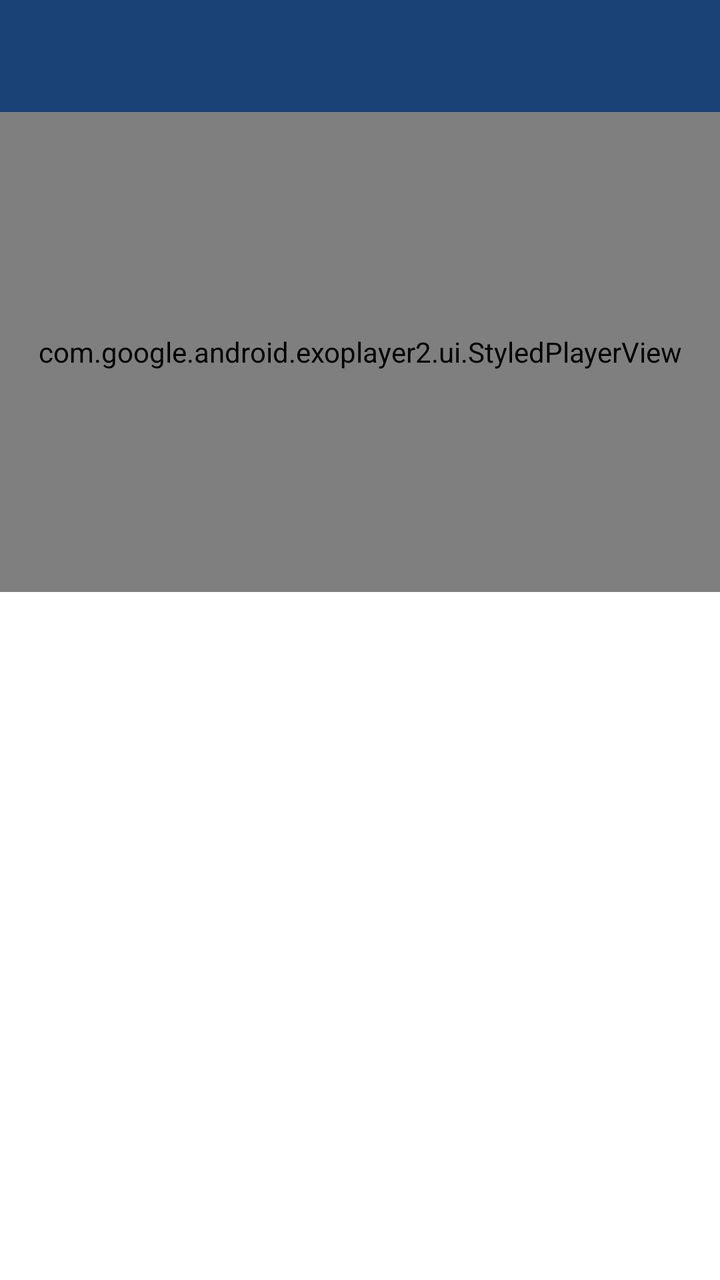
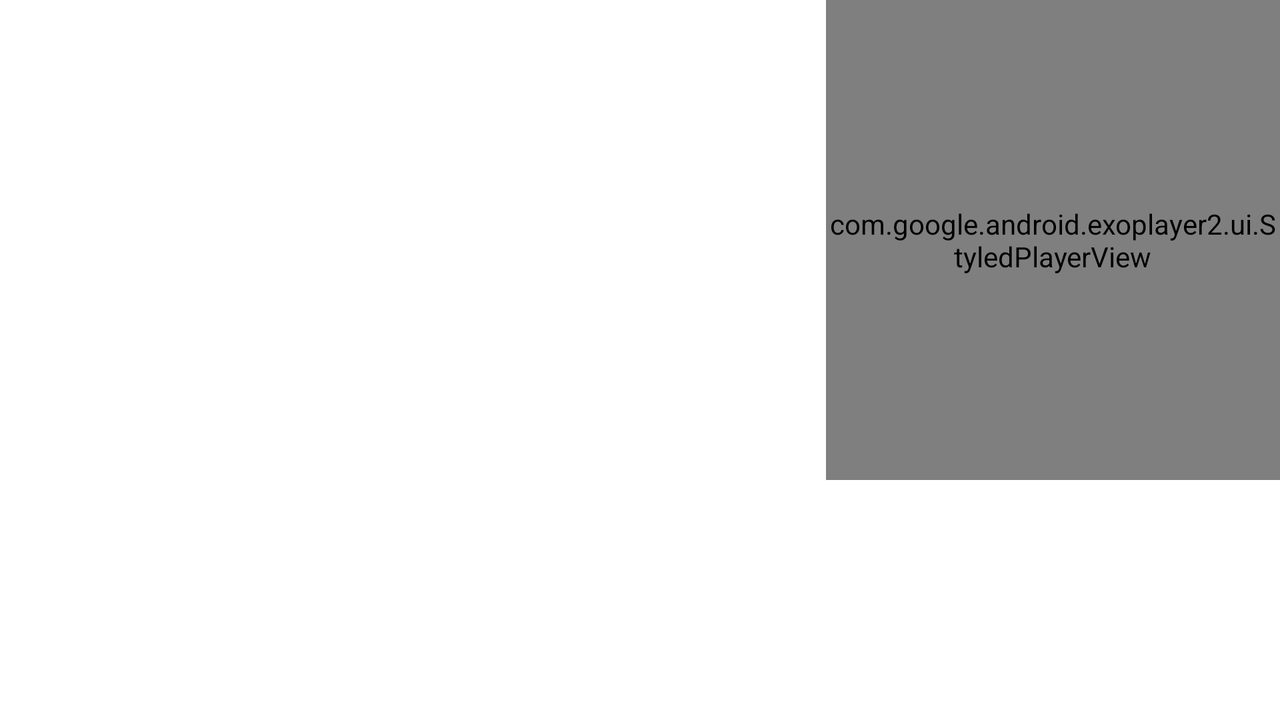

The same Android screen from two of the app's own layout files: first res/layout/ as a phone draws it, then the author's variant for another configuration, drawn on a device whose configuration selects that folder. Both files follow.
<!-- AndroidManifest.xml: application theme Theme.nidocaiptv -->
<!-- res/layout/activity_main.xml -->
<?xml version="1.0" encoding="utf-8"?>
<LinearLayout xmlns:android="http://schemas.android.com/apk/res/android"
    xmlns:app="http://schemas.android.com/apk/res-auto"
    xmlns:tools="http://schemas.android.com/tools"
    android:layout_width="match_parent"
    android:layout_height="match_parent"
    android:orientation="vertical"
    tools:context=".MainActivity">

    <com.google.android.material.appbar.AppBarLayout
        android:layout_width="match_parent"
        android:layout_height="wrap_content"
        android:theme="@style/Theme.Nidocaiptv.AppBarOverlay">

        <androidx.appcompat.widget.Toolbar
            android:id="@+id/toolbar"
            android:layout_width="match_parent"
            android:layout_height="?attr/actionBarSize"
            android:background="?attr/colorPrimary"
            app:popupTheme="@style/Theme.Nidocaiptv.PopupOverlay" />

    </com.google.android.material.appbar.AppBarLayout>

    <LinearLayout
        android:layout_width="match_parent"
        android:layout_height="match_parent"
        android:orientation="vertical">

        <com.google.android.exoplayer2.ui.StyledPlayerView
            android:id="@+id/player_view"
            android:layout_width="match_parent"
            android:layout_height="240dp"
            android:background="@color/black"
            app:show_buffering="when_playing"
            app:show_shuffle_button="true" />

        <ListView
            android:id="@android:id/list"
            android:layout_width="413dp"
            android:layout_height="402dp" />

    </LinearLayout>

</LinearLayout>
<!-- resources referenced by this layout -->
<resources>
  <color name="black">#FF000000</color>
  <style name="Theme.Nidocaiptv.AppBarOverlay" parent="ThemeOverlay.AppCompat.Dark.ActionBar" />
  <style name="Theme.Nidocaiptv.PopupOverlay" parent="ThemeOverlay.AppCompat.Light" />
  <style name="Theme.nidocaiptv" parent="Theme.MaterialComponents.DayNight.NoActionBar">
          
          <item name="colorPrimary">@color/primary_500</item>
          <item name="colorPrimaryVariant">@color/primary_700</item>
          <item name="colorOnPrimary">@color/white</item>
          
          <item name="colorSecondary">@color/secondary_200</item>
          <item name="colorSecondaryVariant">@color/secondary_700</item>
          <item name="colorOnSecondary">@color/black</item>
          
          <item name="android:statusBarColor">?attr/colorPrimaryVariant</item>
          <item name="android:windowFullscreen">true</item>
      </style>
  <color name="primary_500">#1a4277</color>
  <color name="primary_700">#001c4b</color>
  <color name="white">#f3f3f3ff</color>
  <color name="secondary_200">#ffd488</color>
  <color name="secondary_700">#a6742c</color>
</resources>
<!-- res/layout-land/activity_main.xml (the author's variant of the layout above) -->
<!-- drawn on the phone turned sideways -->
<?xml version="1.0" encoding="utf-8"?>
<LinearLayout xmlns:android="http://schemas.android.com/apk/res/android"
    xmlns:app="http://schemas.android.com/apk/res-auto"
    xmlns:tools="http://schemas.android.com/tools"
    android:layout_width="match_parent"
    android:layout_height="match_parent"
    android:orientation="horizontal"
    tools:context=".MainActivity">

    <LinearLayout
        android:layout_width="match_parent"
        android:layout_height="match_parent"
        android:orientation="horizontal">

        <ListView
            android:id="@android:id/list"
            android:layout_width="413dp"
            android:layout_height="402dp" />

        <com.google.android.exoplayer2.ui.StyledPlayerView
            android:id="@+id/player_view"
            android:layout_width="match_parent"
            android:layout_height="240dp"
            android:background="@color/black"
            app:show_buffering="when_playing"
            app:show_shuffle_button="true" />
    </LinearLayout>

    <com.google.android.material.appbar.AppBarLayout
        android:layout_width="match_parent"
        android:layout_height="wrap_content"
        android:theme="@style/Theme.Nidocaiptv.AppBarOverlay">

        <androidx.appcompat.widget.Toolbar
            android:id="@+id/toolbar"
            android:layout_width="match_parent"
            android:layout_height="?attr/actionBarSize"
            android:background="?attr/colorPrimary"
            app:popupTheme="@style/Theme.Nidocaiptv.PopupOverlay" />

    </com.google.android.material.appbar.AppBarLayout>

</LinearLayout>
